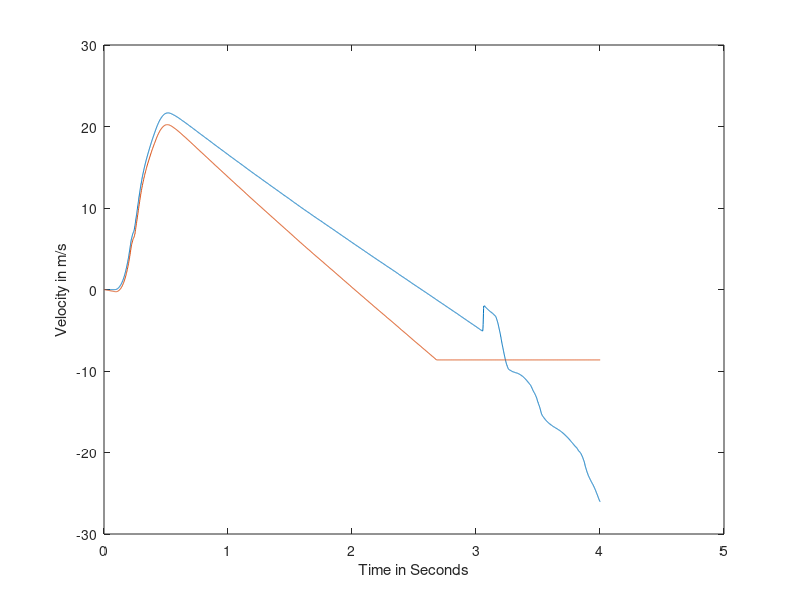
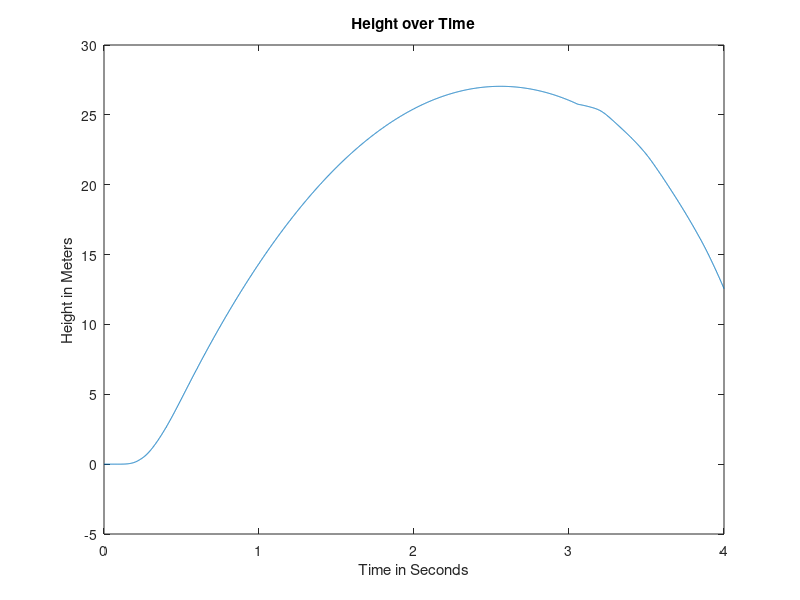

The MATLAB script that drew these images, in order:

clc
clear

%Values imported
importcsv=csvread('Week 1 Lab Data.csv');
time=importcsv(:,1);  %Time [s]
accel=importcsv(:,2); %Acceleration [G's]
velocity=importcsv(:,4); %Velocity [Accel-Ft/sec]
thrust=3.78;    %thrust of rocket motor [N]  
%%%%%%%%%%%%%%%%%%%%%%%%%%%%%%%%%%%%%%%%%%%%%%%%%%%%%%%%%%%%%%
%Accelerameter compensation
j=length(accel);
for i=1:j
    accel(i)=accel(i)-1;
end

clear i
clear j

%Convert Units
accel=accel*9.81;  %Convet to [m/s^2] from [G's]
velocity=velocity*0.3048; %convert to [m/s] from [ft/s]
%%%%%%%%%%%%%%%%%%%%%%%%%%%%%%%%%%%%%%%%%%%%%%%%%%%%%%%%%%%%%%%%%%%%%
A1=[time accel]; %A1 is an array of time in seconds and a in m/s^2
s=size(A1);
x=A1(:,1);
y=A1(:,2);
for i=1:(s(1,1)-1);
    v(i)=1/2*(y(i+1)+y(i))*(x(i+1)-x(i));
    %v is velocity in meters per second calculated using the trapezoid method
    V(i)=sum(v);
    %V is the sum total velocity up to the point number i
    tv(i)=time(i);
    %tv uses all but the last element in the t array to match the lenght of
    %the v array
end;
%The velocity at each data point is calculated using the trapezoid method
figure
plot(tv,V)
xlabel('Time in Seconds')
ylabel('Velocity in m/s')
hold on
plot(time,velocity)
%%%%%%%%%%%%%%%%%%%%%%%%%%%%%%%%%%%%%%%%%%%%%%%%%%%%%%%%%%%%%%%%%%%%%%
tv=tv';
V=V';
%Both tv and v are turned from single row arrays to single column arrays
A2=[tv V]; %A1 is an matrix of time in seconds and v in m/s
S=size(A2);
x=A2(:,1);
y=A2(:,2);
for j=1:(S(1,1)-1);
    h(j)=1/2*(y(j+1)+y(j))*(x(j+1)-x(j));
    %h is height in feet calculated using the trapezoid method
    H(j)=sum(h);
    %H is the sum total height up to point number i
    th(j)=tv(j);
    %th uses all but the last element in the t array to match the lenght of
    %the h array
end;
%The height at each data point is calculated using the trapezoid method
figure
plot(th,H)
xlabel('Time in Seconds')
ylabel('Height in Meters')
title('Height over Time')
%Height in meters is plotted over time in seconds

M=max(H);
%M is the maximum value in the H array
fprintf('The estimated maximum height above the launch point is %.2f feet. \n',M)
%Maximum height is printed to the user
